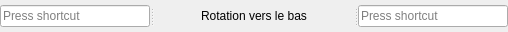
                <widget class="QSplitter" name="splitter_35">
                 <property name="sizePolicy">
                  <sizepolicy hsizetype="Fixed" vsizetype="Fixed">
                   <horstretch>0</horstretch>
                   <verstretch>0</verstretch>
                  </sizepolicy>
                 </property>
                 <property name="minimumSize">
                  <size>
                   <width>504</width>
                   <height>32</height>
                  </size>
                 </property>
                 <property name="maximumSize">
                  <size>
                   <width>502</width>
                   <height>32</height>
                  </size>
                 </property>
                 <property name="orientation">
                  <enum>Qt::Horizontal</enum>
                 </property>
                 <widget class="QKeySequenceEdit" name="_2Player_1_KeyCameraBackwardRotation">
                  <property name="sizePolicy">
                   <sizepolicy hsizetype="Fixed" vsizetype="Fixed">
                    <horstretch>0</horstretch>
                    <verstretch>0</verstretch>
                   </sizepolicy>
                  </property>
                  <property name="minimumSize">
                   <size>
                    <width>150</width>
                    <height>32</height>
                   </size>
                  </property>
                  <property name="maximumSize">
                   <size>
                    <width>150</width>
                    <height>32</height>
                   </size>
                  </property>
                 </widget>
                 <widget class="QLabel" name="label_42">
                  <property name="sizePolicy">
                   <sizepolicy hsizetype="Fixed" vsizetype="Fixed">
                    <horstretch>0</horstretch>
                    <verstretch>0</verstretch>
                   </sizepolicy>
                  </property>
                  <property name="minimumSize">
                   <size>
                    <width>200</width>
                    <height>32</height>
                   </size>
                  </property>
                  <property name="maximumSize">
                   <size>
                    <width>200</width>
                    <height>32</height>
                   </size>
                  </property>
                  <property name="text">
                   <string>Rotation vers le bas</string>
                  </property>
                  <property name="alignment">
                   <set>Qt::AlignCenter</set>
                  </property>
                 </widget>
                 <widget class="QKeySequenceEdit" name="_2Player_2_KeyCameraBackwardRotation">
                  <property name="sizePolicy">
                   <sizepolicy hsizetype="Fixed" vsizetype="Fixed">
                    <horstretch>0</horstretch>
                    <verstretch>0</verstretch>
                   </sizepolicy>
                  </property>
                  <property name="minimumSize">
                   <size>
                    <width>150</width>
                    <height>32</height>
                   </size>
                  </property>
                  <property name="maximumSize">
                   <size>
                    <width>150</width>
                    <height>32</height>
                   </size>
                  </property>
                 </widget>
                </widget>
